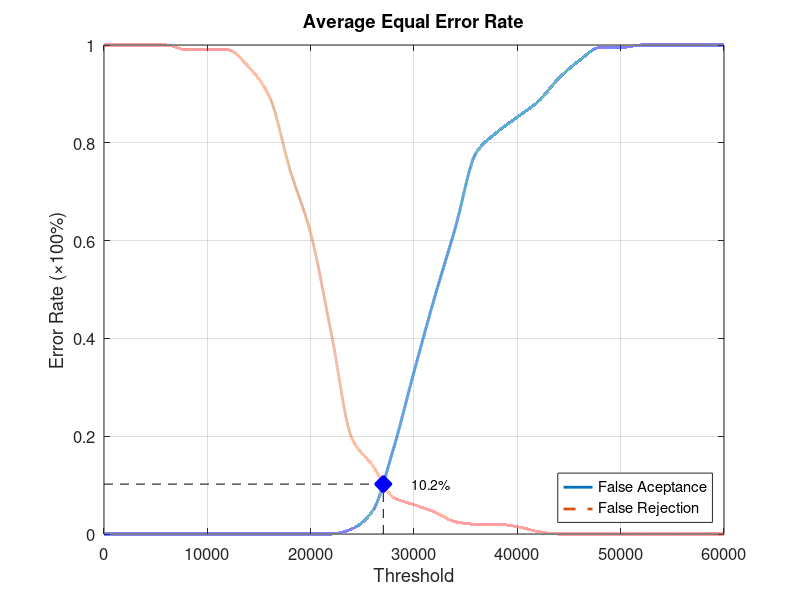
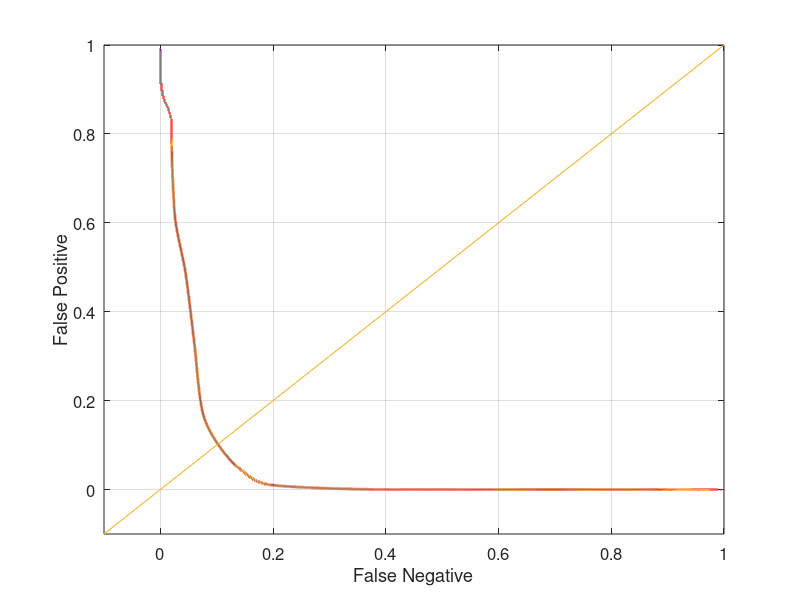

Recreate these plots in MATLAB, in order.
function yEER = Database2_3
close all;
clear;
clc;
x = 0:2000:60000;
xq = 0:0.5:60000;

y0 = [0 0 0 0 0 0 0 0 0 0 0 0 0.0105263 0.0473684 0.173684 0.331579 0.484211 0.626316 0.778947 0.821053 0.852632 0.884211 0.931579 0.968421 0.994737 0.994737 1 1 1 1 1];
yy0 = interp1(x, y0, xq, 'pchip');
y1 = [1 1 1 1 0.99 0.99 0.99 0.955 0.895 0.745 0.615 0.41 0.195 0.14 0.075 0.06 0.045 0.025 0.02 0.02 0.015 0.005 0 0 0 0 0 0 0 0 0];
yy1 = interp1(x, y1, xq, 'pchip');

% Calculating EER: 
y2 = abs(y0 - y1);
find(y2 == min(y2))
yy2 = abs(yy0 - yy1);
xEER = find(yy2 == min(yy2));
xEERIndex = xq(xEER) % X-axis EER
yEER = yy0(xEER) % Y-axis EER

main = figure
plot(xq, yy0,'-','LineWidth', 2);	hold on
plot(xq, yy1,'--','LineWidth', 2);	hold on
plot([xEERIndex xEERIndex], [0 yEER], 'k--');	hold on
plot([0 xEERIndex], [yEER yEER], 'k--');	hold on
plot(xEERIndex, yEER, 'bx', 'LineWidth', 10);	hold on
text(xEERIndex + 10 * xEERIndex / 100, yEER, [num2str(round((10000 * yEER)) / 100) '%'])
legend('False Aceptance', 'False Rejection', 'Location', 'SouthEast')
xlabel('Threshold')
ylabel('Error Rate (\times100%)')
title('Average Equal Error Rate')
set(gca, 'FontSize', 12)
axis([0 60000 0 1])
grid on

print(main, 'Database2_3Main', '-dpng');
FNRxFPR = figure('Color', [1 1 1]);
plot(yy1, yy0, '-', yy1, yy0, 'LineWidth', 2);
hold on
y = -0.1:0.1:1
plot(y, y); 
set(gca, 'FontSize', 12)
xlabel('False Negative')
ylabel('False Positive')
axis([-0.1 1 -0.1 1])
set(gca, 'FontSize', 12)
grid on

print(FNRxFPR, 'Database2_3FNRxFPR','-dpng');
end
